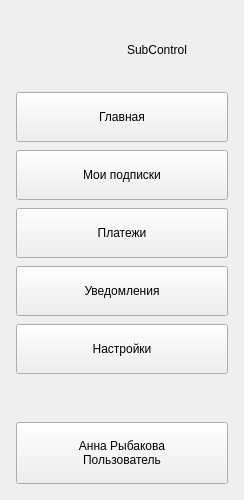
          <widget class="QFrame" name="sidebarFrame">
            <property name="minimumSize">
              <size>
                <width>244</width>
                <height>0</height>
              </size>
            </property>
            <property name="maximumSize">
              <size>
                <width>244</width>
                <height>16777215</height>
              </size>
            </property>
            <layout class="QVBoxLayout" name="sidebarLayout">
              <property name="leftMargin">
                <number>16</number>
              </property>
              <property name="topMargin">
                <number>16</number>
              </property>
              <property name="rightMargin">
                <number>16</number>
              </property>
              <property name="bottomMargin">
                <number>16</number>
              </property>
              <property name="spacing">
                <number>8</number>
              </property>
              <item>
                <widget class="QWidget" name="brand">
                  <property name="minimumSize">
                    <size>
                      <width>0</width>
                      <height>68</height>
                    </size>
                  </property>
                  <layout class="QHBoxLayout" name="brandLayout">
                    <property name="leftMargin">
                      <number>8</number>
                    </property>
                    <property name="topMargin">
                      <number>8</number>
                    </property>
                    <property name="rightMargin">
                      <number>8</number>
                    </property>
                    <property name="bottomMargin">
                      <number>8</number>
                    </property>
                    <property name="spacing">
                      <number>10</number>
                    </property>
                    <item>
                      <widget class="QLabel" name="brandIcon" />
                    </item>
                    <item>
                      <widget class="QLabel" name="brandName">
                        <property name="text">
                          <string>SubControl</string>
                        </property>
                      </widget>
                    </item>
                  </layout>
                </widget>
              </item>
              <item>
                <widget class="QPushButton" name="homeButton">
                  <property name="text">
                    <string>Главная</string>
                  </property>
                  <property name="checkable">
                    <bool>true</bool>
                  </property>
                  <property name="minimumSize">
                    <size>
                      <width>0</width>
                      <height>50</height>
                    </size>
                  </property>
                </widget>
              </item>
              <item>
                <widget class="QPushButton" name="subscriptionsButton">
                  <property name="text">
                    <string>Мои подписки</string>
                  </property>
                  <property name="checkable">
                    <bool>true</bool>
                  </property>
                  <property name="minimumSize">
                    <size>
                      <width>0</width>
                      <height>50</height>
                    </size>
                  </property>
                </widget>
              </item>
              <item>
                <widget class="QPushButton" name="paymentsButton">
                  <property name="text">
                    <string>Платежи</string>
                  </property>
                  <property name="checkable">
                    <bool>true</bool>
                  </property>
                  <property name="minimumSize">
                    <size>
                      <width>0</width>
                      <height>50</height>
                    </size>
                  </property>
                </widget>
              </item>
              <item>
                <widget class="QPushButton" name="notificationsButton">
                  <property name="text">
                    <string>Уведомления</string>
                  </property>
                  <property name="checkable">
                    <bool>true</bool>
                  </property>
                  <property name="minimumSize">
                    <size>
                      <width>0</width>
                      <height>50</height>
                    </size>
                  </property>
                </widget>
              </item>
              <item>
                <widget class="QPushButton" name="settingsButton">
                  <property name="text">
                    <string>Настройки</string>
                  </property>
                  <property name="checkable">
                    <bool>true</bool>
                  </property>
                  <property name="minimumSize">
                    <size>
                      <width>0</width>
                      <height>50</height>
                    </size>
                  </property>
                </widget>
              </item>
              <item>
                <spacer name="sidebarSpacer">
                  <property name="orientation">
                    <enum>Qt::Vertical</enum>
                  </property>
                  <property name="sizeHint">
                    <size>
                      <width>0</width>
                      <height>40</height>
                    </size>
                  </property>
                </spacer>
              </item>
              <item>
                <widget class="QPushButton" name="accountButton">
                  <property name="text">
                    <string>Анна Рыбакова
Пользователь</string>
                  </property>
                  <property name="minimumSize">
                    <size>
                      <width>0</width>
                      <height>62</height>
                    </size>
                  </property>
                </widget>
              </item>
            </layout>
          </widget>
